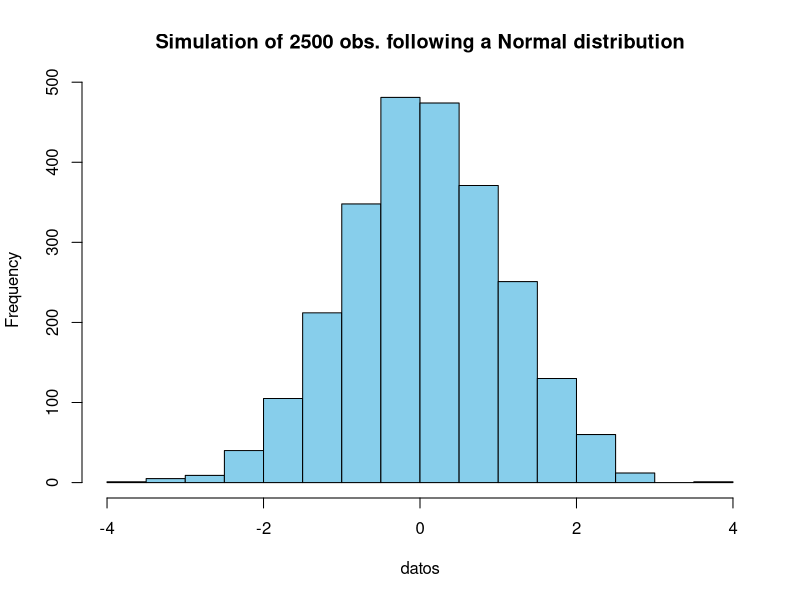
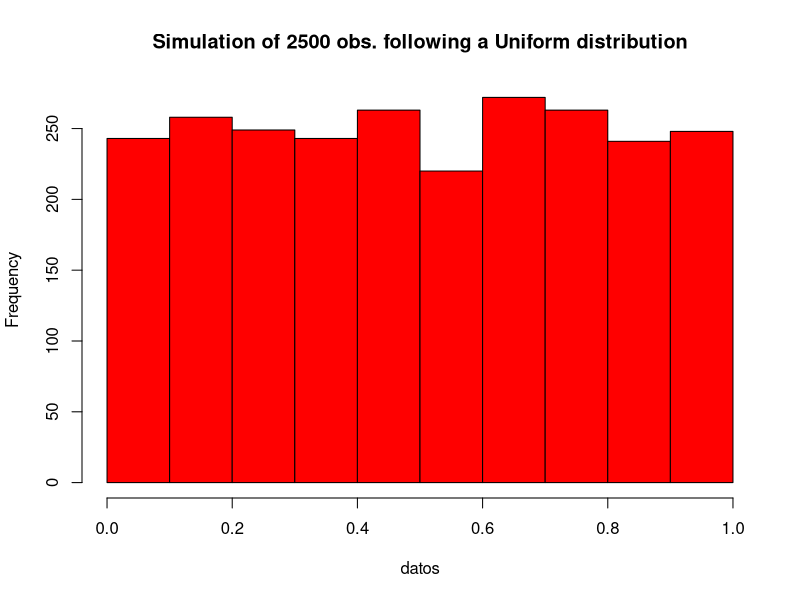
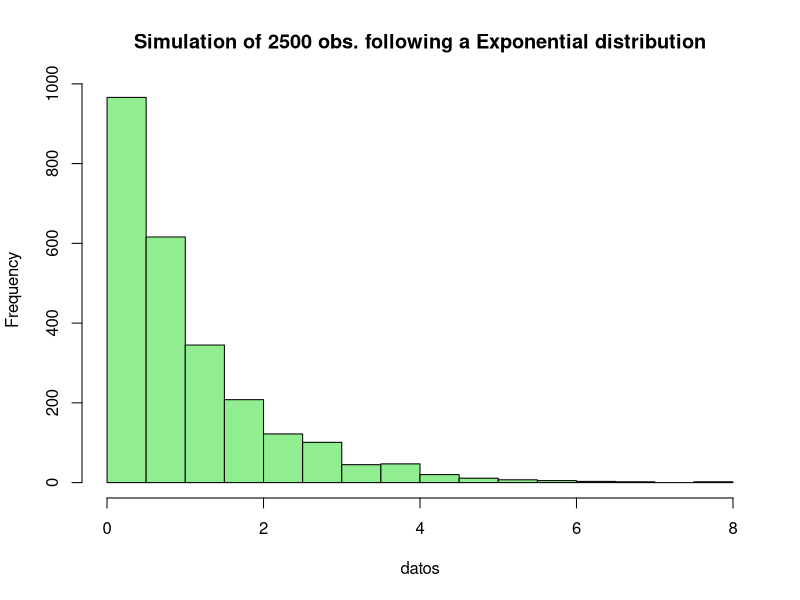

Source code (R) for these figures, in order:
## ---- chunk 1

myHist<-function(x,distribution){
  if (distribution=="Normal"){
    datos<-rnorm(x);colores<-"skyblue"
    } else if(distribution=="Uniform"){  
    datos<-runif(x);colores<-"red"
    } else if (distribution=="Exponential"){
    datos<-rexp(x);colores<-"lightgreen"
    }  
  hist(datos, main=paste('Simulation of', x, "obs. following a", 
                  distribution,"distribution", sep=' '),
       col=colores)
}

## ---- chunk 2

myHist(2500,"Normal")

## ---- chunk 3
myHist(2500,"Uniform")

## ---- chunk 4
myHist(2500,"Exponential")
